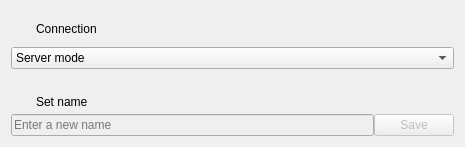
<?xml version="1.0" encoding="UTF-8"?>
<ui version="4.0">
 <class>SettingDialog</class>
 <widget class="QDialog" name="SettingDialog">
  <property name="geometry">
   <rect>
    <x>0</x>
    <y>0</y>
    <width>465</width>
    <height>147</height>
   </rect>
  </property>
  <property name="windowTitle">
   <string>Dialog</string>
  </property>
  <layout class="QGridLayout" name="gridLayout">
   <item row="0" column="0">
    <layout class="QVBoxLayout" name="verticalLayout_3">
     <property name="spacing">
      <number>0</number>
     </property>
     <item>
      <layout class="QVBoxLayout" name="verticalLayout">
       <property name="spacing">
        <number>0</number>
       </property>
       <property name="topMargin">
        <number>0</number>
       </property>
       <item>
        <layout class="QHBoxLayout" name="horizontalLayout_3">
         <item>
          <widget class="QLabel" name="label_3">
           <property name="sizePolicy">
            <sizepolicy hsizetype="Fixed" vsizetype="Fixed">
             <horstretch>0</horstretch>
             <verstretch>0</verstretch>
            </sizepolicy>
           </property>
           <property name="minimumSize">
            <size>
             <width>25</width>
             <height>25</height>
            </size>
           </property>
           <property name="maximumSize">
            <size>
             <width>25</width>
             <height>25</height>
            </size>
           </property>
           <property name="text">
            <string/>
           </property>
           <property name="pixmap">
            <pixmap resource="qrc.qrc">:/icons/connection.png</pixmap>
           </property>
           <property name="scaledContents">
            <bool>true</bool>
           </property>
          </widget>
         </item>
         <item>
          <widget class="QLabel" name="label_2">
           <property name="text">
            <string>Connection</string>
           </property>
          </widget>
         </item>
        </layout>
       </item>
       <item>
        <widget class="QComboBox" name="comboBox">
         <item>
          <property name="text">
           <string>Server mode</string>
          </property>
         </item>
         <item>
          <property name="text">
           <string>Client mode</string>
          </property>
         </item>
        </widget>
       </item>
      </layout>
     </item>
     <item>
      <layout class="QVBoxLayout" name="verticalLayout_2">
       <property name="spacing">
        <number>0</number>
       </property>
       <property name="topMargin">
        <number>20</number>
       </property>
       <item>
        <layout class="QHBoxLayout" name="horizontalLayout_2">
         <item>
          <widget class="QLabel" name="userIcon">
           <property name="sizePolicy">
            <sizepolicy hsizetype="Fixed" vsizetype="Fixed">
             <horstretch>0</horstretch>
             <verstretch>0</verstretch>
            </sizepolicy>
           </property>
           <property name="minimumSize">
            <size>
             <width>25</width>
             <height>25</height>
            </size>
           </property>
           <property name="maximumSize">
            <size>
             <width>25</width>
             <height>25</height>
            </size>
           </property>
           <property name="text">
            <string/>
           </property>
           <property name="pixmap">
            <pixmap resource="qrc.qrc">:/icons/user.png</pixmap>
           </property>
           <property name="scaledContents">
            <bool>true</bool>
           </property>
          </widget>
         </item>
         <item>
          <widget class="QLabel" name="label">
           <property name="font">
            <font>
             <pointsize>9</pointsize>
             <fontweight>DemiBold</fontweight>
            </font>
           </property>
           <property name="text">
            <string>Set name</string>
           </property>
          </widget>
         </item>
        </layout>
       </item>
       <item>
        <layout class="QHBoxLayout" name="horizontalLayout">
         <item>
          <widget class="QLineEdit" name="leName">
           <property name="enabled">
            <bool>false</bool>
           </property>
           <property name="toolTip">
            <string/>
           </property>
           <property name="placeholderText">
            <string>Enter a new name</string>
           </property>
          </widget>
         </item>
         <item>
          <widget class="QPushButton" name="btnSave">
           <property name="enabled">
            <bool>false</bool>
           </property>
           <property name="text">
            <string>Save</string>
           </property>
          </widget>
         </item>
        </layout>
       </item>
      </layout>
     </item>
    </layout>
   </item>
  </layout>
 </widget>
 <resources>
  <include location="qrc.qrc"/>
 </resources>
 <connections/>
</ui>
